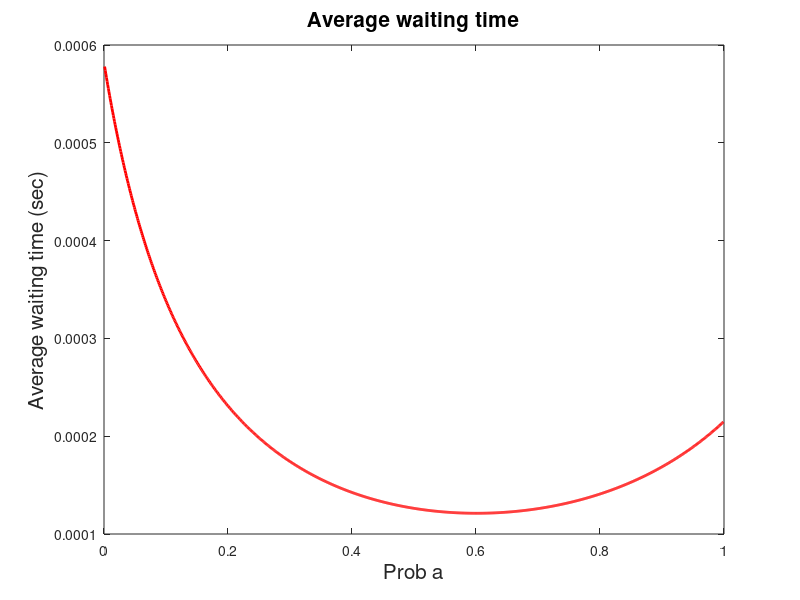

MATLAB code to generate this figure:
pkg load queueing

clc;
clear all;
close all;

breakProb = 0.001:0.001:0.999;
lambda = 10000;

mu1 = (15 * 10^6) / (128 * 8);
mu2 = (12 * 10^6) / (128 * 8);

lambda1 = breakProb.*lambda;
lambda2 = (1-breakProb).*lambda;

[U1 R1 Q1 X1 P1] = qsmm1(lambda1,mu1);
[U2 R2 Q2 X2 P2] = qsmm1(lambda2,mu2);

R = breakProb.*R1 + (1-breakProb).*R2;

figure(1);
plot(breakProb,R,'r',"linewidth",2);
title("Average waiting time","fontsize", 15);
xlabel("Prob a","fontsize", 15);
ylabel("Average waiting time (sec)","fontsize", 15);
saveas (1, "figure1.png");
[minR,position] = min(R);
display(minR);
display(position);

clc;
clear all;
close all;
exit;